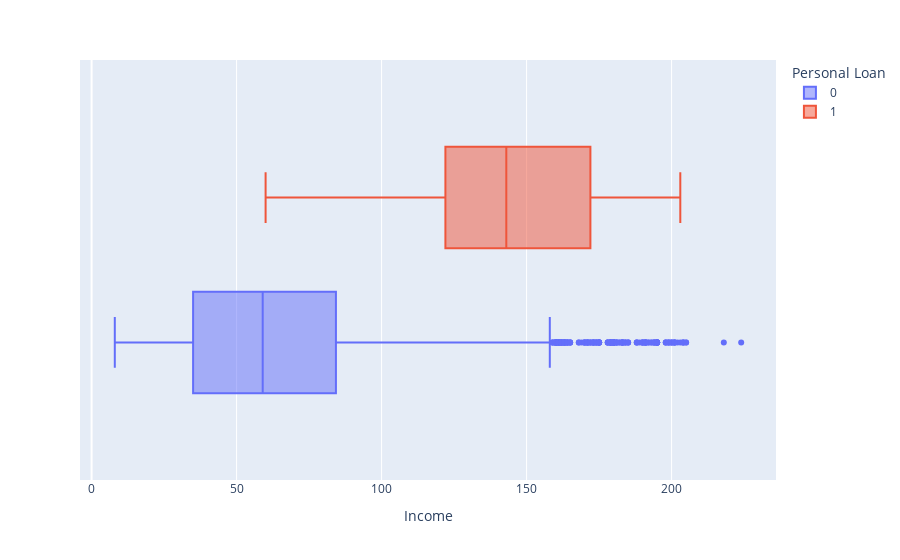

This figure's notebook cell:
### Code cell
px.box(df, x = 'Income', color = 'Personal Loan')

### Figure 1 — Plotly figure (JSON) as saved in the notebook; plotly's stock layout.template omitted (floating-point values rounded to 4 significant figures; data arrays with more than 128 entries replaced by an {"elided": "..."} marker saying what was removed)
{"data": [{"alignmentgroup": "True", "hovertemplate": "Personal Loan=0<br>Income=%{x}<extra></extra>", "legendgroup": "0", "marker": {"color": "#636efa"}, "name": "0", "notched": false, "offsetgroup": "0", "orientation": "h", "showlegend": true, "type": "box", "x": {"elided": "4441 int values"}, "x0": " ", "xaxis": "x", "y0": " ", "yaxis": "y"}, {"alignmentgroup": "True", "hovertemplate": "Personal Loan=1<br>Income=%{x}<extra></extra>", "legendgroup": "1", "marker": {"color": "#EF553B"}, "name": "1", "notched": false, "offsetgroup": "1", "orientation": "h", "showlegend": true, "type": "box", "x": {"elided": "479 int values"}, "x0": " ", "xaxis": "x", "y0": " ", "yaxis": "y"}], "layout": {"boxmode": "group", "legend": {"title": {"text": "Personal Loan"}, "tracegroupgap": 0}, "margin": {"t": 60}, "xaxis": {"anchor": "y", "domain": [0, 1], "title": {"text": "Income"}}, "yaxis": {"anchor": "x", "domain": [0, 1]}}}
